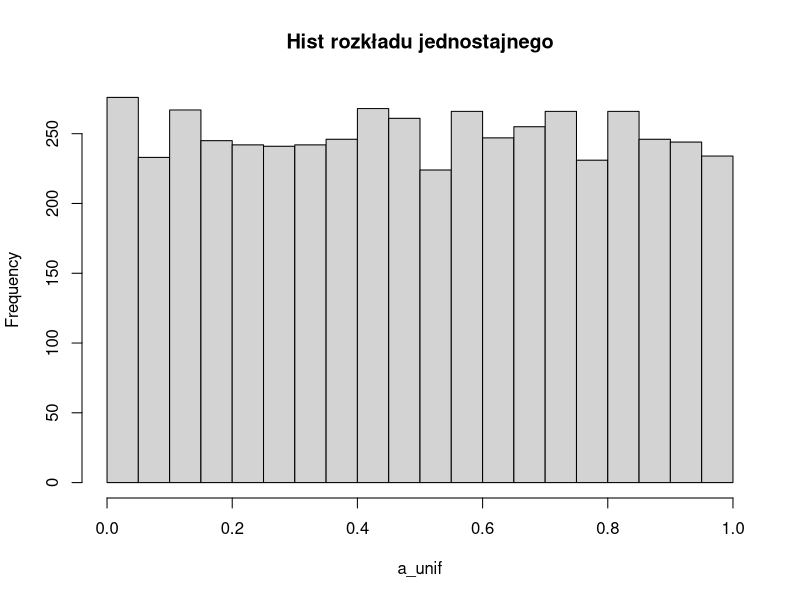
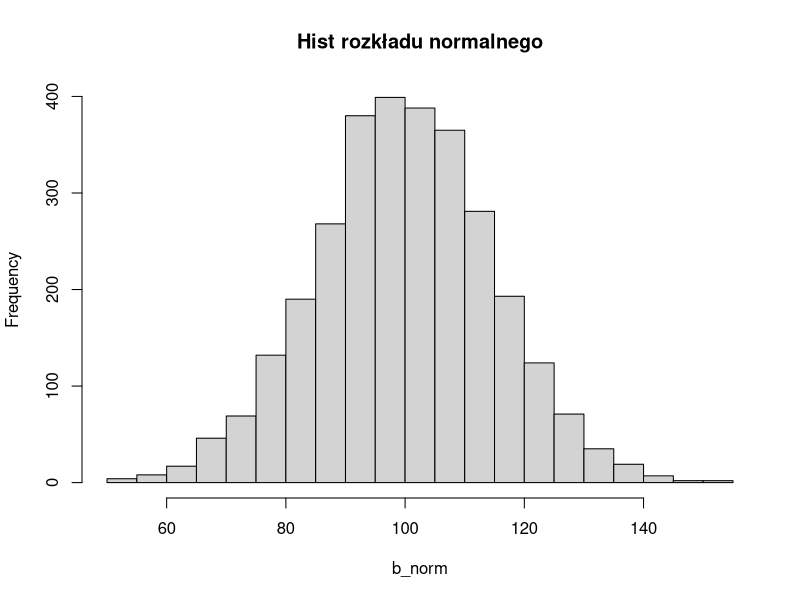
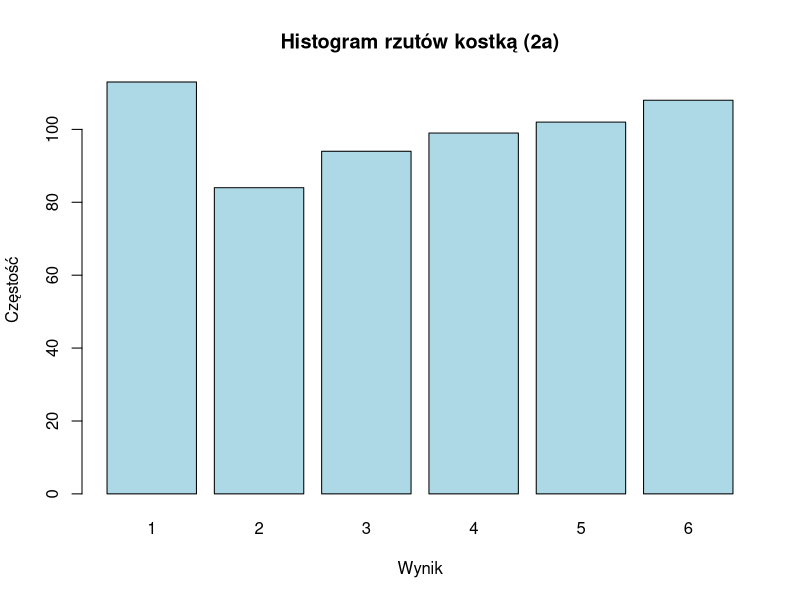
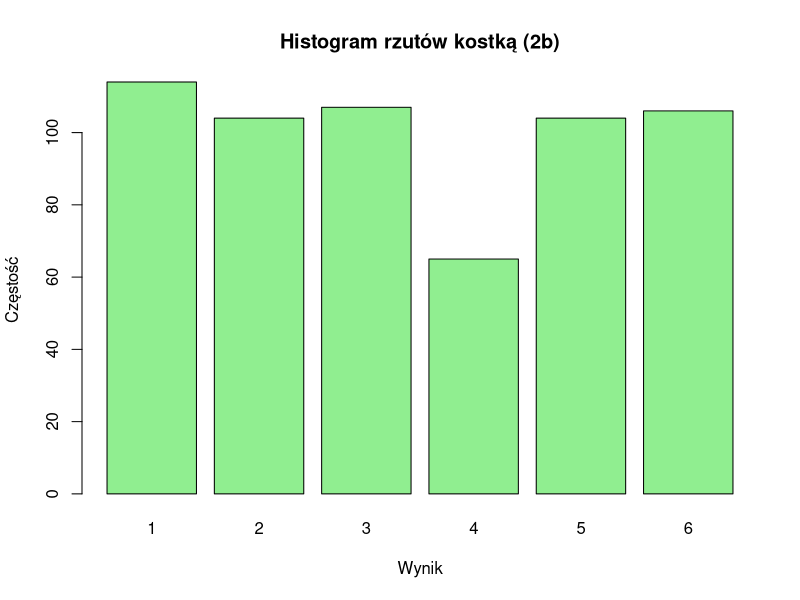
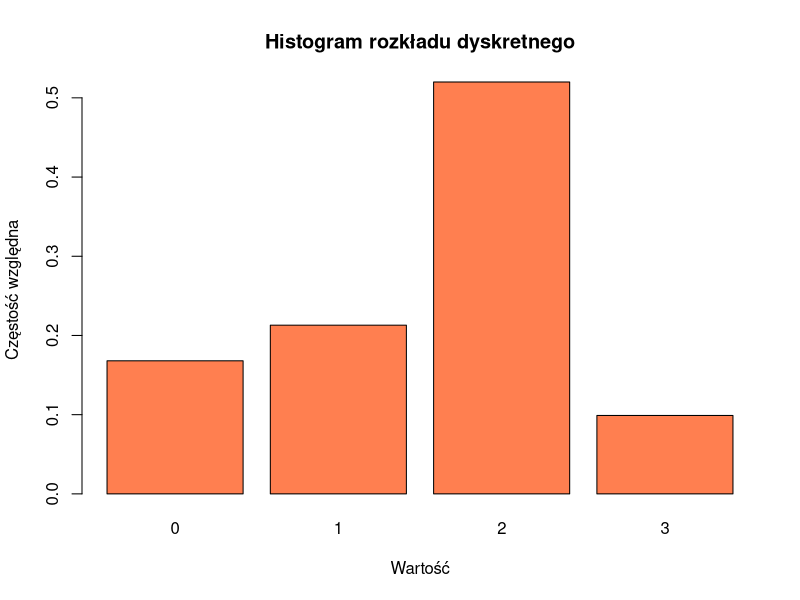
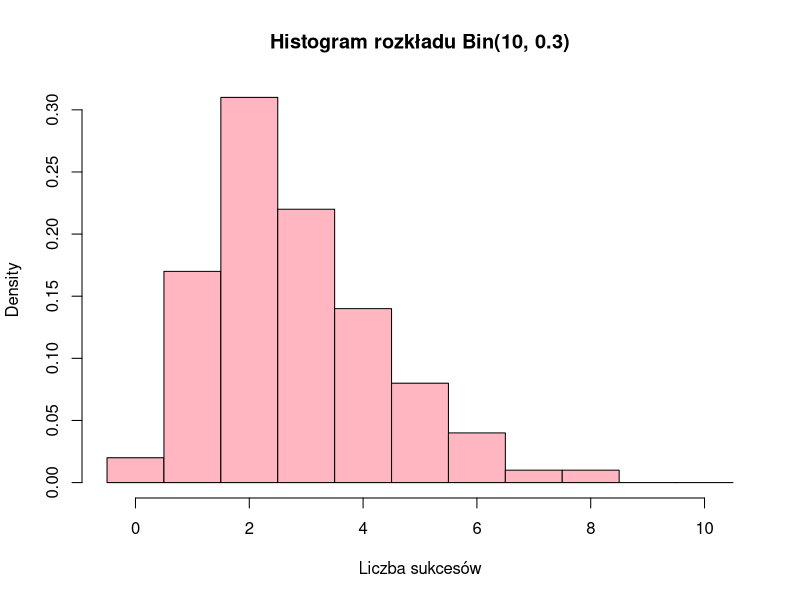
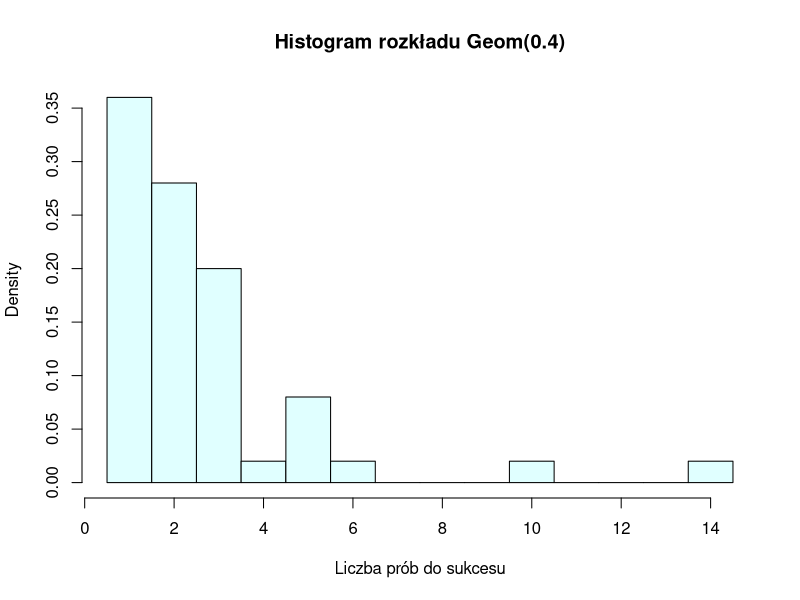
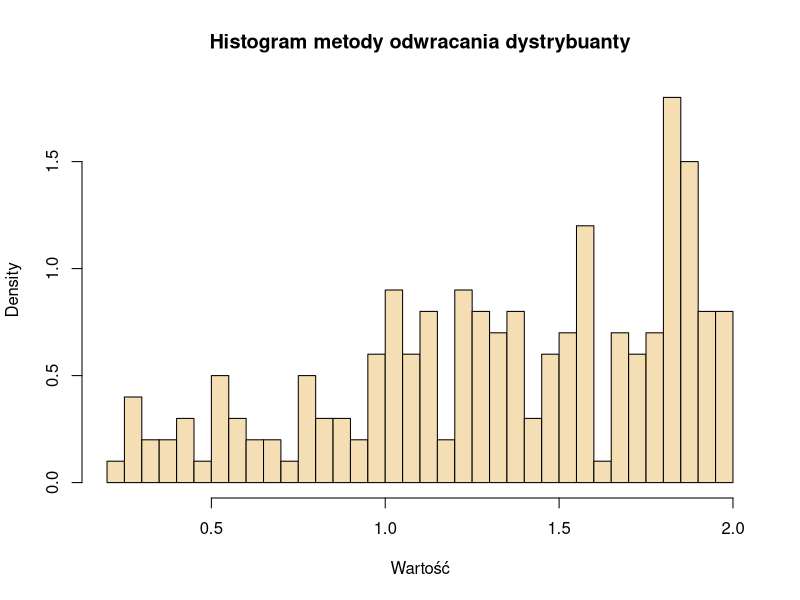

Here is the R script that generated these plots, in order:
# Zadanie 1
# a) Losowanie 5000 realizacji z rozkładu jednostajnego na [0,1]
set.seed(123) # Ziarno dla reprodukowalności
a_unif <- runif(5000, 0, 1)

# b) Losowanie 3000 realizacji z rozkładu normalnego N(100, 15)
b_norm <- rnorm(3000, mean = 100, sd = 15)

# c) Estymacja gęstości
# i) Histogram
hist_unif <- hist(a_unif, breaks = 30, main = "Hist rozkładu jednostajnego")
hist_norm <- hist(b_norm, breaks = 30, main = "Hist rozkładu normalnego")

# ii) Estymator jądrowy
density_unif <- density(a_unif)
density_norm <- density(b_norm)

# Zadanie 2
# a) i) Symulacja 600 rzutów kostką
rzuty_a <- ceiling(runif(600) * 6)

# ii) Średnia i wariancja próbki
srednia_a <- mean(rzuty_a)
wariancja_a <- var(rzuty_a)
cat("Średnia (zad 2a):", srednia_a, "| Teoretyczna: 3.5\n")
cat("Wariancja (zad 2a):", wariancja_a, "| Teoretyczna:", 35 / 12, "\n")

# iii) Rozkład częstości
czestosci_a <- table(rzuty_a)

# iv) Konwersja do ramki danych i wariancja częstości
df_a <- as.data.frame(czestosci_a)
wariancja_czestosci <- var(df_a$Freq)
print("Ramka danych (zad 2a iv):")
print(df_a)
cat("Wariancja częstości (zad 2a iv):", wariancja_czestosci, "\n")

# Histogram rzutów kostką z zad 2a
barplot(czestosci_a, main="Histogram rzutów kostką (2a)", 
        xlab="Wynik", ylab="Częstość", col="lightblue")

# b) Symulacja 600 rzutów kostką z użyciem sample()
rzuty_b <- sample(1:6, 600, replace = TRUE)

# Histogram rzutów kostką z zad 2b
barplot(table(rzuty_b), main="Histogram rzutów kostką (2b)", 
        xlab="Wynik", ylab="Częstość", col="lightgreen")

# # Zadanie 3: Generowanie z rozkładu dyskretnego
prob <- c(0.15, 0.25, 0.5, 0.1)
x_dyskretne <- sample(0:3, 1000, replace = TRUE, prob = prob)

# Histogram rozkładu dyskretnego
barplot(table(x_dyskretne)/length(x_dyskretne), main="Histogram rozkładu dyskretnego", 
        xlab="Wartość", ylab="Częstość względna", col="coral")


# Zadanie 4
# i) Rozkład Bin(10, 0.3)
binomialne <- rbinom(100, size = 10, prob = 0.3)

# Histogram rozkładu dwumianowego
hist(binomialne, breaks=seq(-0.5, 10.5, by=1), prob=TRUE, 
     main="Histogram rozkładu Bin(10, 0.3)", 
     xlab="Liczba sukcesów", col="lightpink")


# ii) Rozkład Geom(0.4) (liczba prób do pierwszego sukcesu INKLUZYWNIE)
geometryczne <- rgeom(50, prob = 0.4) + 1

# Histogram rozkładu geometrycznego
hist(geometryczne, breaks=seq(0.5, max(geometryczne)+0.5, by=1), prob=TRUE, 
     main="Histogram rozkładu Geom(0.4)", 
     xlab="Liczba prób do sukcesu", col="lightcyan")


# Zadanie 5
# a) Metoda odwracania dystrybuanty
# Dystrybuanta: G(x) = 0.25x² → x = sqrt(4u)
losuj_odwracanie <- function(n) {
  u <- runif(n)
  return(sqrt(4 * u)) # Odwrócenie dystrybuanty
}
x_odwracanie <- losuj_odwracanie(200)

# Histogram metody odwracania dystrybuanty
hist(x_odwracanie, breaks=30, prob=TRUE, 
     main="Histogram metody odwracania dystrybuanty", 
     xlab="Wartość", col="wheat")


# b) Metoda przyjęcia-odrzucenia
losuj_odrzucanie <- function(n) {
  x_accept <- numeric(n)
  licznik <- 1
  while (licznik <= n) {
    x <- runif(1, 0, 2) # Kandydat z U[0,2]
    y <- runif(1) # Losowa liczba z U(0, 1)
    if (y <= 0.5 * x) { # g(x) = 0.5x ≤ 1 dla x ∈ [0,2]
      x_accept[licznik] <- x
      licznik <- licznik + 1
    }
  }
  return(x_accept)
}
x_odrzucanie <- losuj_odrzucanie(200)

# Histogram metody przyjęcia-odrzucenia
hist(x_odrzucanie, breaks=30, prob=TRUE, 
     main="Histogram metody przyjęcia-odrzucenia", 
     xlab="Wartość", col="plum")

